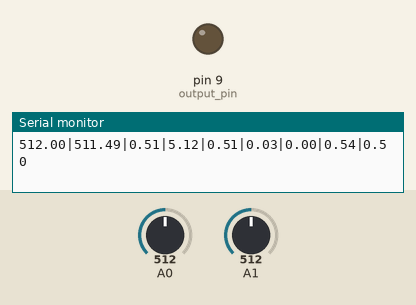
A sketch run on a simulated Arduino Uno, built with avr-gcc and run on an emulated ATmega328P. On the bench: output pins drawn as LEDs (lit = HIGH), the last lines printed to the serial monitor. The test bench sets the inputs (shaded band); at power-on: A1 = 512, A0 = 512.

Above: at 1.3 s.
1.4 s: A1 set to 528
At 1.9 s:
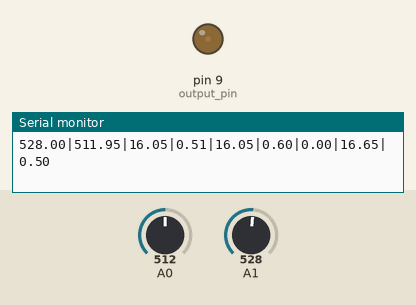
4.4 s: A0 set to 306
7.4 s: A0 set to 511
At 8.9 s:
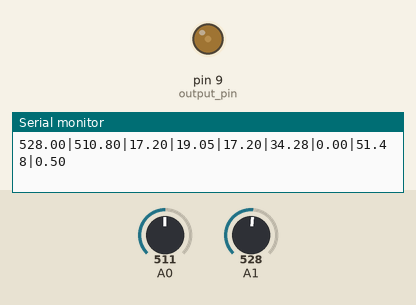
9.6 s: A1 set to 511
12.6 s: A1 set to 306
At 13.1 s:
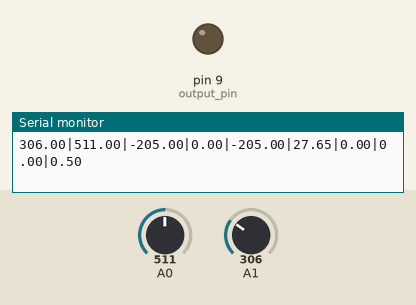
14.1 s: A0 set to 322
16.9 s: A0 set to 291
At 17.6 s:
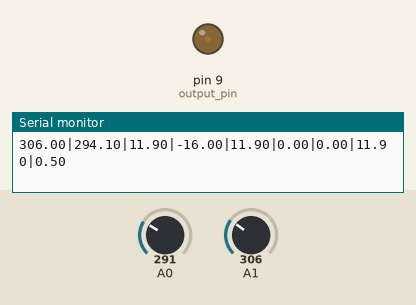
Timing chart, 0 to 20.9 s (numbered marks = the images above; inputs shaded):
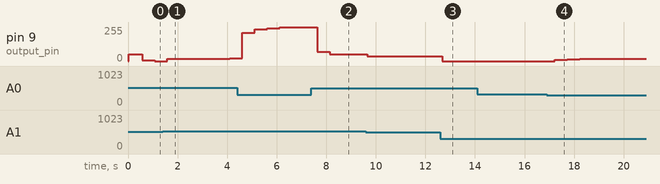

Measured:
- after the input at 1.4 s, pin 9 (output_pin): 0/255 → 16/255 after 0.19 s, → 17/255 0.50 s later, → 18/255 1.0 s later, → 19/255 1.0 s later
- after the input at 7.4 s, pin 9 (output_pin): 255/255 → 70/255 after 0.24 s, → 52/255 0.50 s later, → 51/255 0.50 s later
- after the input at 12.6 s, pin 9 (output_pin): 34/255 → 0/255 after 0.08 s
- after the input at 16.9 s, pin 9 (output_pin): moves from 0/255 to 18/255 over 3.0 s, starting after 0.31 s

The sketch:

Basic_Arduino_PID.ino
```cpp
//PID_control Command variable
float error;
float setpoint;
float kp = 1; //kp
float ki = 0.07; //ki
float kd = 0.0; //kd
float P_control;
float I_control;
float I_windup = 255;
float D_control;
float PID_control;
float Time;
float dt;
float time_prev;
float previous_error;
float saturation = 255;

//output variable
int output_pin = 9;


//input variable
float sensor;
float filter_weight = 0.9;
float filtered_sensor;


void setup() {
  // put your setup code here, to run once:
  pinMode (output_pin, OUTPUT);
  Serial.begin(9600);
  Serial.print("setpoint");
  Serial.print("|");
  Serial.print("filtered_sensor");
  Serial.print("|");
  Serial.print("error");
  Serial.print("|");
  Serial.print("error prev");
  Serial.print("|");
  Serial.print("P_control");
  Serial.print("|");
  Serial.print("I_control");
  Serial.print("|");
  Serial.print("D_control");
  Serial.print("|");
  Serial.print("PID_control");
  Serial.print("|");
  Serial.println("dt");

}

void loop() {
  // put your main code here, to run repeatedly:
  /*-----------setpoint-----------*/

  //setpoint = 60;

  setpoint = analogRead(A1);

  /*-----------read sensor--------*/
  sensor = analogRead(A0);
  //sensor = analogRead(A0);

  /*--------SET FILTER-----------------*/
  filtered_sensor = ((1-filter_weight) * filtered_sensor) + (filter_weight * sensor);

  /*-----------error--------------*/
  error = setpoint - filtered_sensor;

  /*-----------PID_control SIGNAL----------*/
  //proportional control
  P_control = kp*error;

  //integral control
  I_control = I_control + (ki * error * dt);

  //integral windup
  if (I_control > I_windup){
    I_control = I_windup;
  } else if (I_control < 0){
    I_control = 0;
  }else {
    I_control = I_control;
  }

  //derivative control
  if (dt < 0.000000001){
    dt = 0.000000001;
  }
  D_control = kd * ((error - previous_error)/dt);

  //summing P I D
  PID_control = P_control + I_control + D_control;

  //saturation
  if (PID_control > saturation){
    PID_control = saturation;

  //integral windup max value
    I_windup = saturation - (P_control + D_control);

  }
  else if (PID_control < 0) {
    PID_control = 0;
    I_windup = 0;
  }
  else {
    PID_control = PID_control;
    I_windup = saturation;
  }

  //control signal to output_pin;
  analogWrite(output_pin, PID_control);
  //analogWrite(output_pin, 255);


  /*---------ADDITIONAL CODE------------*/
  //TIMER
  time_prev = Time;
  Time = millis();
  dt = (Time - time_prev) / 1000;


  //DEBUG SERIAL MONITOR
  // /*
  //Serial.print("setpoint : ");
  Serial.print(setpoint);
  Serial.print("|");
  Serial.print(filtered_sensor);
  Serial.print("|");
  Serial.print(error);
  Serial.print("|");
  Serial.print(previous_error);
  Serial.print("|");
  Serial.print(P_control);
  Serial.print("|");
  Serial.print(I_control);
  Serial.print("|");
  Serial.print(D_control);
  Serial.print("|");
  Serial.print(PID_control);
  Serial.print("|");
  Serial.println(dt);
  delay(500);
  //*/
  //Serial.print(filtered_sensor);
  //Serial.print(",");
  //Serial.println(setpoint);

  //PREVIOUS ERROR
  previous_error = error;

}
```
